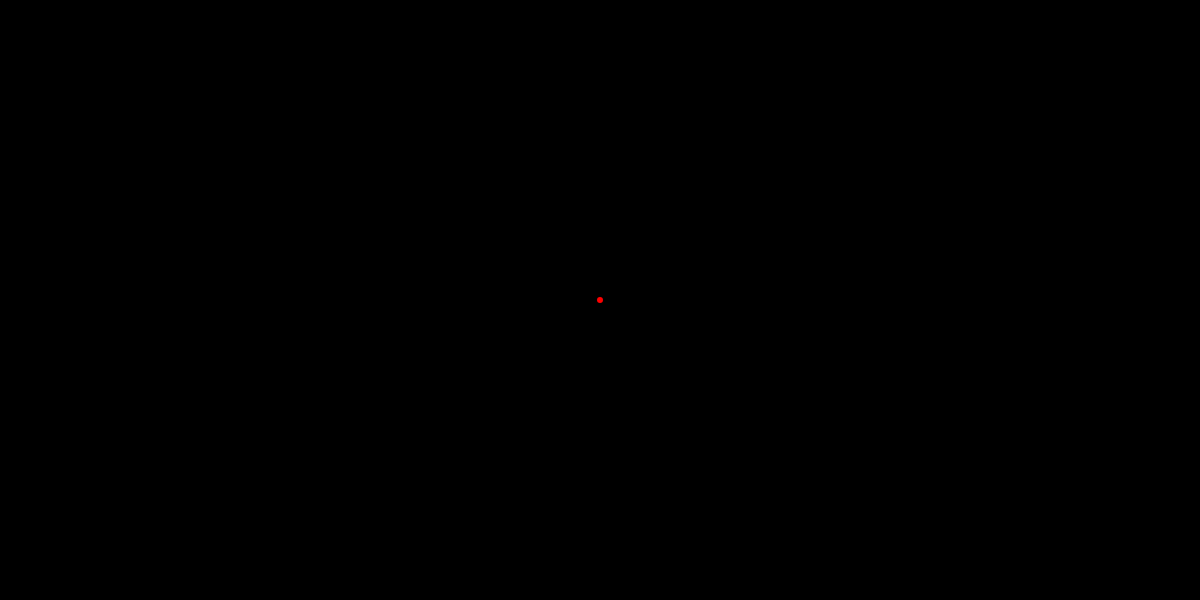
Frame 1 (no input)
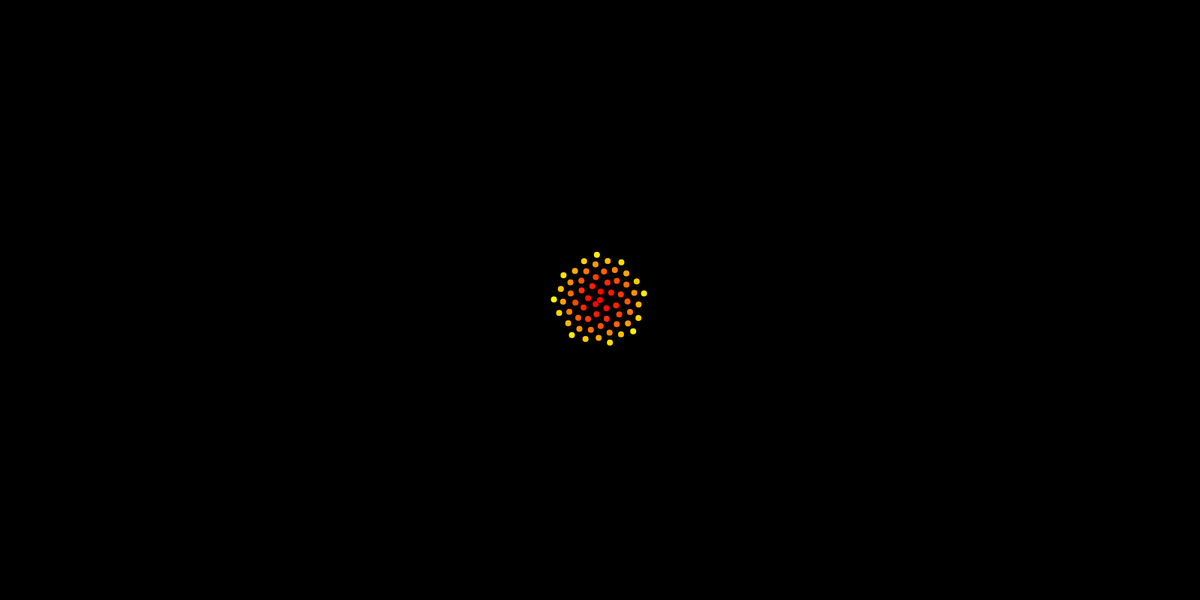
Frame 60 (no input)
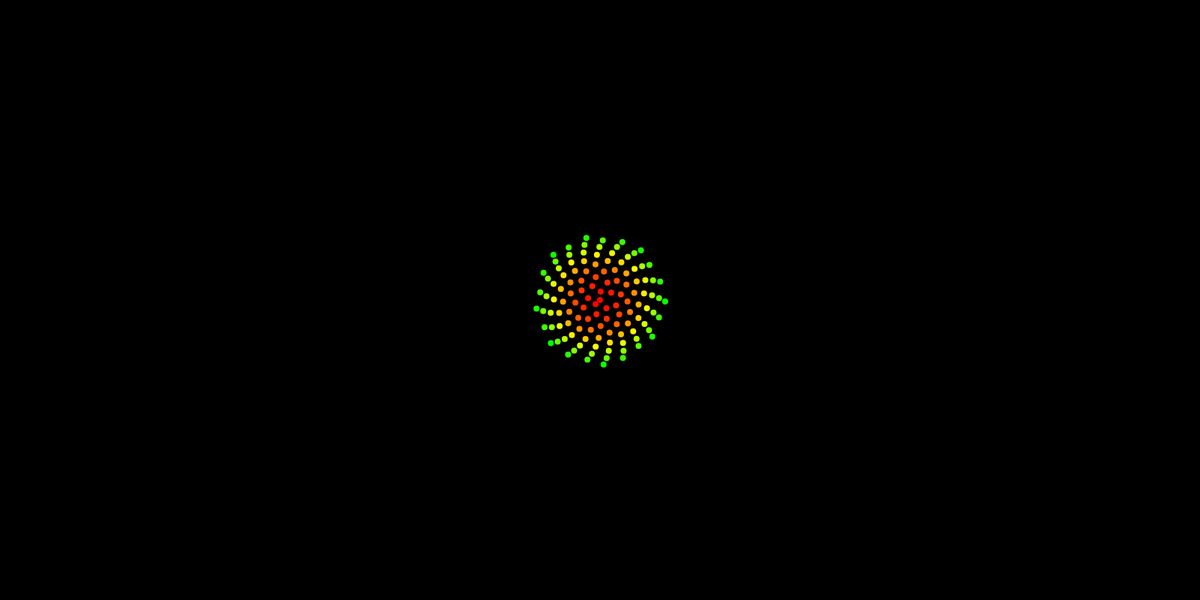
Frame 120 (the mouse pressed at the canvas centre since frame 60)

The p5.js sketch that drew these frames (run headless with seeded random() and noise() and a simulated clock; from frame 60 on, the mouse is pressed at the canvas centre):

// p5.js sketch
// ── sketch.js
var n = 0;
var c = 8;

function setup() {
  createCanvas(1600, 800);
  angleMode(DEGREES);
  colorMode(HSB);
  background(0);

}

function draw() {
  //Any number works just fine
  //137.7 and 137.3 are the default two for the plant

  //XP: 64 and 24 and 37 are nice

  var a = n * 137.3;
  var r = c * sqrt(n);

  var x = r * cos(a) + width / 2;
  var y = r * sin(a) + height / 2;

  fill(n % 256, 255, 255);
  noStroke();
  ellipse(x, y, 8, 8);


  n++;
}
